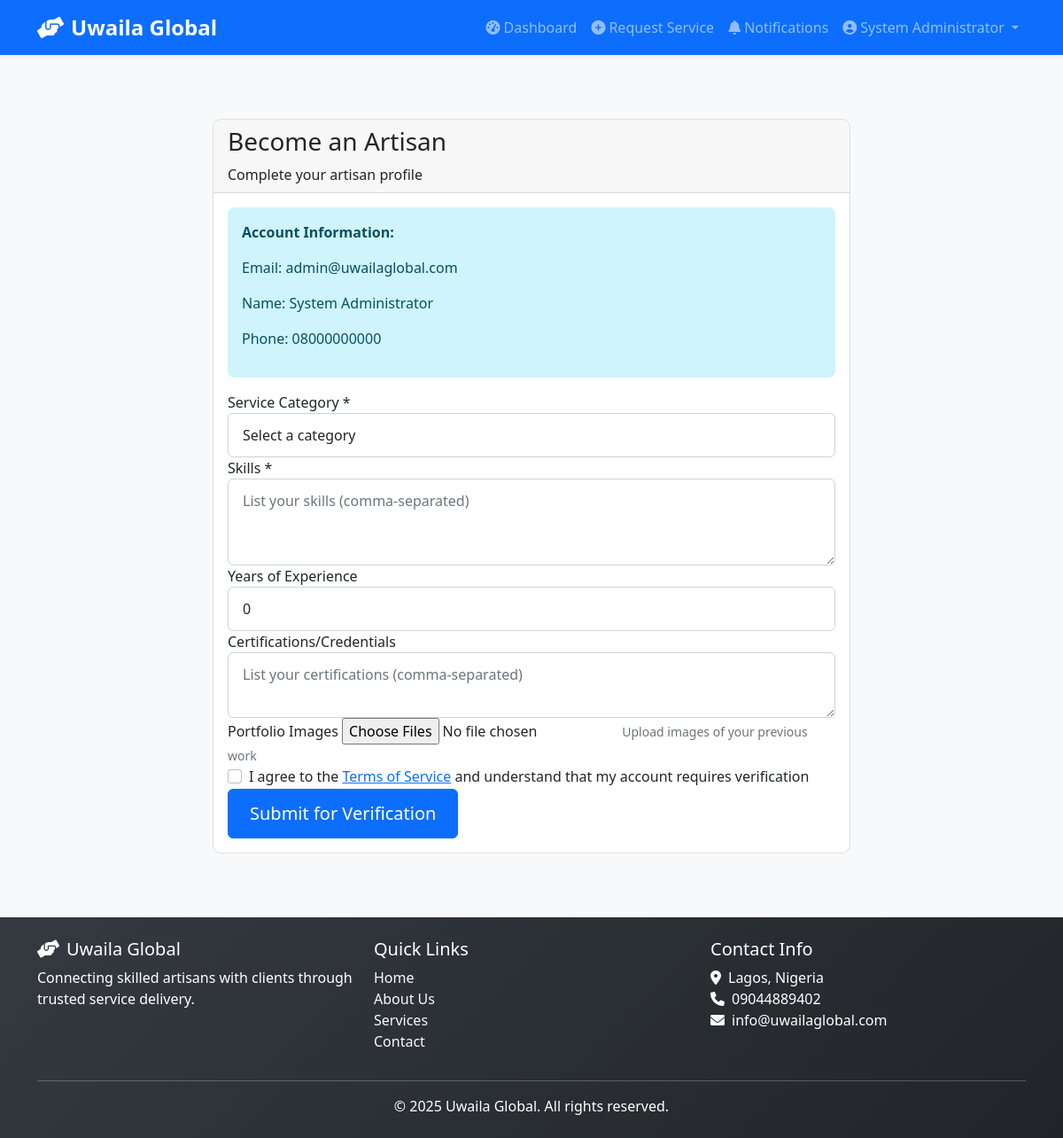
The app's page /user/upgrade-to-artisan (signed in) with its own data.
### models.py (models this page shows, shortened)
class User(UserMixin, db.Model):
    __tablename__ = 'users'
    id = db.Column(db.String(36), primary_key=True, default=generate_uuid)
    email = db.Column(db.String(120), unique=True, nullable=False, index=True)
    phone = db.Column(db.String(20), nullable=False)
    password_hash = db.Column(db.String(256), nullable=False)
    full_name = db.Column(db.String(100), nullable=False)
    user_type = db.Column(db.String(20), nullable=False)  # 'customer', 'artisan', 'admin'
    nin = db.Column(db.String(50), unique=True)  # National Identification Number
    is_active = db.Column(db.Boolean, default=True)
    is_verified = db.Column(db.Boolean, default=False)
    created_at = db.Column(db.DateTime(timezone=True), default=datetime.now(timezone.utc))
    updated_at = db.Column(db.DateTime(timezone=True), default=datetime.now(timezone.utc), onupdate=datetime.now(timezone.utc))
    address = db.Column(db.Text)
    profile_image = db.Column(db.String(255))
    artisan_profile = db.relationship('ArtisanProfile', backref='user', uselist=False, lazy=True)
    admin_profile = db.relationship('AdminProfile', backref='user', uselist=False, lazy=True)
    @property
    def is_artisan(self):
        return self.user_type == 'artisan'

### routes/user_routes.py (the view, shortened to what this page needs)
@user_bp.route('/upgrade-to-artisan', methods=['GET', 'POST'])
@login_required
def upgrade_to_artisan():
    user = current_user
    if user.is_artisan:
        flash('You are already registered as an artisan!', 'info')
        return redirect(url_for('artisan_bp.dashboard'))
    service_categories = ServiceCategory.query.filter_by(is_active=True).all()
    if request.method == 'GET':
        return render_template('auth/upgrade_to_artisan.html',
                              categories=service_categories,
                              user=user)

### templates/auth/upgrade_to_artisan.html (shortened to what this page needs)
{% extends "base.html" %}
{% block content %}
<div class="container mt-5">
    <div class="row justify-content-center">
        <div class="col-md-8">
            <div class="card">
                <div class="card-header">
                    <h3>Become an Artisan</h3>
                    <p class="mb-0">Complete your artisan profile</p>
                </div>
                <div class="card-body">
                    <div class="alert alert-info">
                        <p><strong>Account Information:</strong></p>
                        <p>Email: {{ user.email }}</p>
                        <p>Name: {{ user.full_name }}</p>
                        <p>Phone: {{ user.phone }}</p>
                    </div>
                    <form method="POST" enctype="multipart/form-data">
                        <div class="form-group">
                            <label for="category">Service Category *</label>
                            <select class="form-control" id="category" name="category" required>
                                <option value="">Select a category</option>
                            </select>
                        </div>
                        <div class="form-group">
                            <label for="skills">Skills *</label>
                            <textarea class="form-control" id="skills" name="skills"
                                      rows="3" placeholder="List your skills (comma-separated)" required></textarea>
                        </div>
                        <div class="form-group">
                            <label for="experience_years">Years of Experience</label>
                            <input type="number" class="form-control" id="experience_years"
                                   name="experience_years" min="0" max="50" value="0">
                        </div>
                        <div class="form-group">
                            <label for="credentials">Certifications/Credentials</label>
                            <textarea class="form-control" id="credentials" name="credentials"
                                      rows="2" placeholder="List your certifications (comma-separated)"></textarea>
                        </div>
                        <div class="form-group">
                            <label for="portfolio_images">Portfolio Images</label>
                            <input type="file" class="form-control-file" id="portfolio_images"
                                   name="portfolio_images" multiple accept="image/*">
                            <small class="form-text text-muted">Upload images of your previous work</small>
                        </div>
                        <div class="form-group form-check">
                            <input type="checkbox" class="form-check-input" id="terms" required>
                            <label class="form-check-label" for="terms">
                                I agree to the <a href="">Terms of Service</a>
                                and understand that my account requires verification
                            </label>
                        </div>
                        <button type="submit" class="btn btn-primary btn-lg btn-block">
                            Submit for Verification
                        </button>
                    </form>
                </div>
            </div>
        </div>
    </div>
</div>
{% endblock %}

### templates/base.html (shortened to what this page needs)
<!DOCTYPE html>
<html lang="en">
<head>
    <link href="https://cdn.jsdelivr.net/npm/bootstrap@5.1.3/dist/css/bootstrap.min.css" rel="stylesheet">
    <link rel="stylesheet" href="https://cdnjs.cloudflare.com/ajax/libs/font-awesome/6.0.0/css/all.min.css">
    <link rel="stylesheet" href="{{ url_for('static', filename='css/style.css') }}">
</head>
<body>
    <nav class="navbar navbar-expand-lg navbar-dark bg-primary shadow-sm">
        <div class="container">
            <a class="navbar-brand fw-bold" href="{{ url_for('index') }}">
                <i class="fas fa-hands-helping me-2"></i>Uwaila Global
            </a>
            <div class="collapse navbar-collapse" id="navbarNav">
                <ul class="navbar-nav ms-auto">
                    {% if current_user.is_authenticated %}
                        {% if current_user.__class__.__name__ == 'User' %}
                            <li class="nav-item">
                                <a class="nav-link" href="{{ url_for('user_bp.dashboard') }}">
                                    <i class="fas fa-tachometer-alt me-1"></i>Dashboard
                                </a>
                            </li>
                            <li class="nav-item">
                                <a class="nav-link" href="{{ url_for('user_bp.create_service_request') }}">
                                    <i class="fas fa-plus-circle me-1"></i>Request Service
                                </a>
                            </li>
                            <li class="nav-item">
                                <a class="nav-link" href="{{ url_for('user_bp.get_notifications') }}">
                                    <i class="fas fa-bell me-1"></i>Notifications
                                </a>
                            </li>
                        {% endif %}
                        <li class="nav-item dropdown">
                            <a class="nav-link dropdown-toggle" href="#" id="userDropdown" role="button" data-bs-toggle="dropdown">
                                <i class="fas fa-user-circle me-1"></i>{{ current_user.full_name }}
                            </a>
                        </li>
                    {% endif %}
                </ul>
            </div>
        </div>
    </nav>
    <main class="py-4">
        <div class="container">
            {% block content %}{% endblock %}
        </div>
    </main>
    <footer class="bg-dark text-white py-4 mt-5">
        <div class="container">
            <div class="row">
                <div class="col-md-4">
                    <h5><i class="fas fa-hands-helping me-2"></i>Uwaila Global</h5>
                    <p class="mb-0">Connecting skilled artisans with clients through trusted service delivery.</p>
                </div>
                <div class="col-md-4">
                    <h5>Quick Links</h5>
                    <ul class="list-unstyled">
                        <li><a href="{{ url_for('index') }}" class="text-light">Home</a></li>
                        <li><a href="{{ url_for('about') }}" class="text-light">About Us</a></li>
                        <li><a href="{{ url_for('services') }}" class="text-light">Services</a></li>
                        <li><a href="{{ url_for('contact') }}" class="text-light">Contact</a></li>
                    </ul>
                </div>
                <div class="col-md-4">
                    <h5>Contact Info</h5>
                    <ul class="list-unstyled">
                        <li><i class="fas fa-map-marker-alt me-2"></i>Lagos, Nigeria</li>
                        <li><i class="fas fa-phone me-2"></i>09044889402</li>
                        <li><i class="fas fa-envelope me-2"></i>info@uwailaglobal.com</li>
                    </ul>
                </div>
            </div>
            <hr class="bg-light">
            <div class="text-center">
                <p class="mb-0">&copy; 2025 Uwaila Global. All rights reserved.</p>
            </div>
        </div>
    </footer>
</body>
</html>

### static/css/style.css (style rules this page uses)
:root { --primary-color: #0d6efd; --secondary-color: #6c757d; --success-color: #198754; --danger-color: #dc3545; --warning-color: #ffc107; --info-color: #0dcaf0; }
body { font-family: 'Segoe UI', Tahoma, Geneva, Verdana, sans-serif; background-color: #f8f9fa; }
.navbar-brand { font-weight: 700; font-size: 1.5rem; }
.card { border-radius: 10px; transition: transform 0.3s ease, box-shadow 0.3s ease; }
.card-header { border-radius: 10px 10px 0 0 !important; }
.btn { border-radius: 6px; font-weight: 500; }
.btn-lg { padding: 0.75rem 1.5rem; }
.form-control, .form-select { border-radius: 6px; padding: 0.75rem 1rem; }
.alert { border-radius: 8px; border: none; }
footer { background: linear-gradient(135deg, #343a40 0%, #212529 100%); }
footer a { text-decoration: none; transition: color 0.3s ease; }
.card { position: relative; }
.card-body { position: relative; z-index: 2; }

### records on screen
User: full_name "System Administrator", email "admin@uwailaglobal.com", phone "08000000000"
